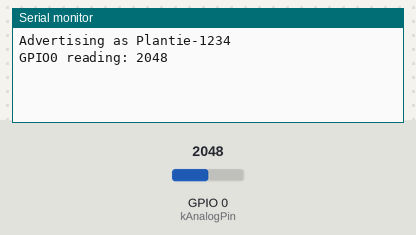
The sketch below on a simulated ESP32. Parts: the last lines printed to the serial monitor. Inputs (shaded band) come from the test bench; at power-on: GPIO 0 (kAnalogPin) = 2048 (analog values on the 0–4095 scale). Nothing arrives over Bluetooth unless stated; a phone connects over Bluetooth LE 3 s after start.

Above: at 5.8 s.
5.9 s: GPIO 0 (kAnalogPin) set to 2866
At 11.3 s:
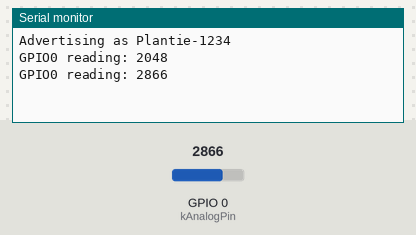
11.9 s: GPIO 0 (kAnalogPin) set to 3603
At 15.7 s:
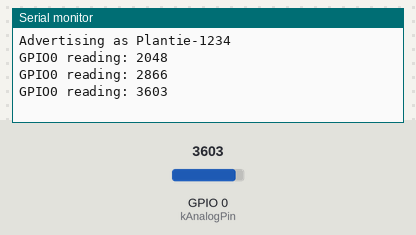
Timing chart, 0 to 17.2 s (numbered marks = the images above; inputs shaded):
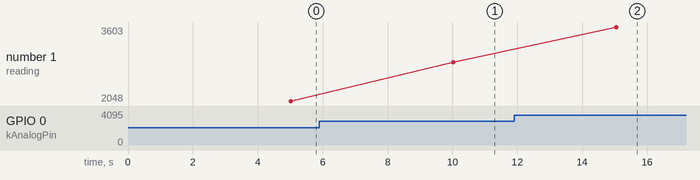

The sketch:

PlantieArduino.ino
```cpp
#include <BLE2902.h>
#include <BLEDevice.h>
#include <BLEServer.h>
#include <BLEUtils.h>
#include <esp_system.h>

namespace {
constexpr uint8_t kAnalogPin = 0;
constexpr unsigned long kNotifyIntervalMs = 5 * 1000;
const char* kServiceUuid = "12345678-1234-5678-1234-56789abc0000";
const char* kReadingCharacteristicUuid = "12345678-1234-5678-1234-56789abc0001";

BLECharacteristic* readingCharacteristic = nullptr;
bool deviceConnected = false;
unsigned long lastNotifyAt = 0;
}

class PlantieServerCallbacks : public BLEServerCallbacks {
  void onConnect(BLEServer* server) override {
    deviceConnected = true;
  }

  void onDisconnect(BLEServer* server) override {
    deviceConnected = false;
    server->startAdvertising();
  }
};

String buildDeviceName() {
  uint64_t efuseMac = ESP.getEfuseMac();
  uint16_t suffix = static_cast<uint16_t>((efuseMac >> 32) & 0xFFFF);

  char name[20];
  snprintf(name, sizeof(name), "Plantie-%04X", suffix);
  return String(name);
}

void setup() {
  Serial.begin(115200);
  analogReadResolution(12);
  pinMode(kAnalogPin, INPUT);

  String deviceName = buildDeviceName();
  BLEDevice::init(deviceName.c_str());

  BLEServer* server = BLEDevice::createServer();
  server->setCallbacks(new PlantieServerCallbacks());

  BLEService* service = server->createService(kServiceUuid);
  readingCharacteristic = service->createCharacteristic(
      kReadingCharacteristicUuid,
      BLECharacteristic::PROPERTY_READ | BLECharacteristic::PROPERTY_NOTIFY);
  readingCharacteristic->addDescriptor(new BLE2902());

  uint16_t initialValue = analogRead(kAnalogPin);
  readingCharacteristic->setValue(reinterpret_cast<uint8_t*>(&initialValue), sizeof(initialValue));

  service->start();
  BLEAdvertising* advertising = BLEDevice::getAdvertising();
  advertising->addServiceUUID(kServiceUuid);
  advertising->setScanResponse(true);
  BLEDevice::startAdvertising();

  Serial.printf("Advertising as %s\n", deviceName.c_str());
}

void loop() {
  unsigned long now = millis();
  if (!deviceConnected || now - lastNotifyAt < kNotifyIntervalMs) {
    delay(20);
    return;
  }

  lastNotifyAt = now;
  uint16_t reading = analogRead(kAnalogPin);
  readingCharacteristic->setValue(reinterpret_cast<uint8_t*>(&reading), sizeof(reading));
  readingCharacteristic->notify();

  Serial.printf("GPIO0 reading: %u\n", reading);
}
```

Measured:
- after the input at 5.9 s, the serial monitor: prints a new line after 4.1 s (image 1)
- after the input at 11.9 s, the serial monitor: prints a new line after 3.1 s (image 2)
- plotted number 1: 2048 → 2866 after the input at 5.9 s, 2866 → 3603 after the input at 11.9 s
